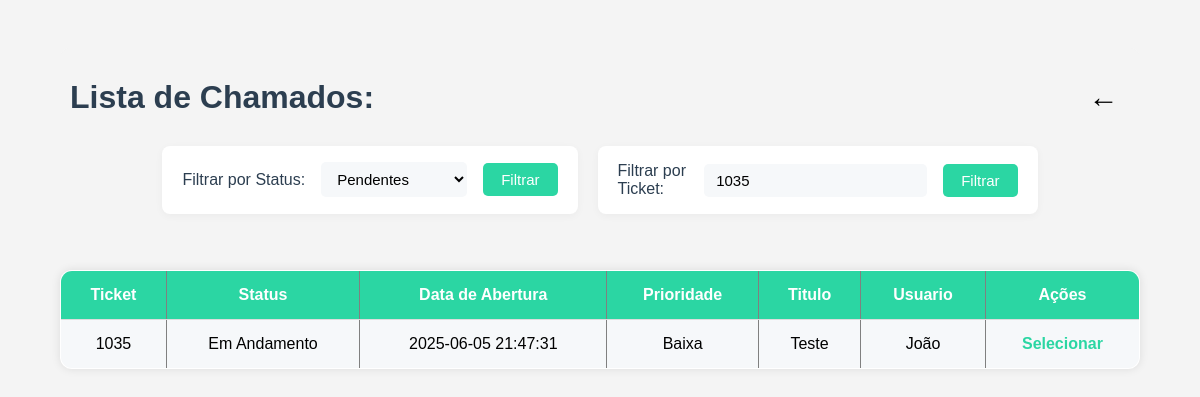
Page /dashboard/telaInicial/GerenciarChamados/listarChamados.php?chamadoId=1035 (signed in) on the earlier database version.
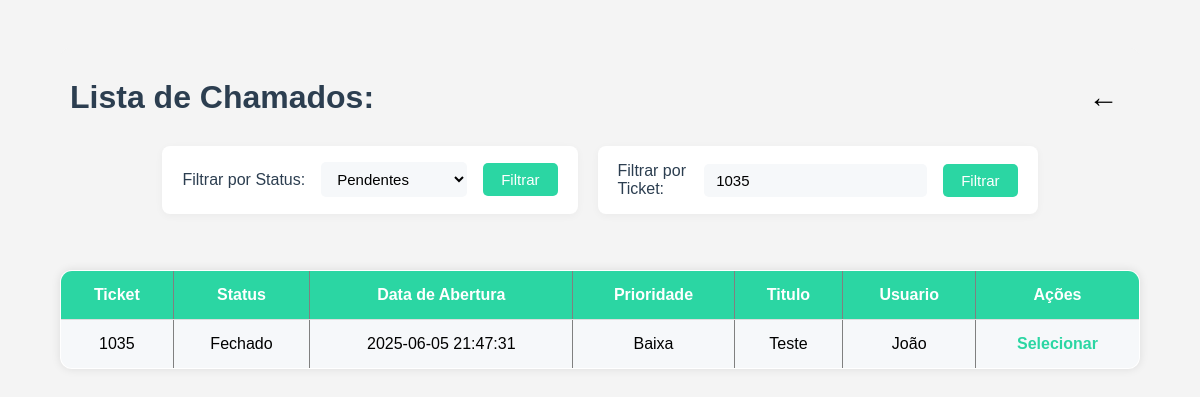
Same page on the later database version.
### tables this page shows
CREATE TABLE `chamados` (
  `chamadoId` int(20) NOT NULL,
  `status` varchar(20) NOT NULL,
  `tipoChamado` varchar(20) DEFAULT NULL,
  `tituloChamado` varchar(60) NOT NULL,
  `descricaoChamado` varchar(1000) DEFAULT NULL,
  `dtAbertura` datetime NOT NULL DEFAULT current_timestamp(),
  `dtFechamento` datetime DEFAULT NULL,
  `autorId` int(11) DEFAULT NULL,
  `autorNome` varchar(40) NOT NULL,
  `autorEmail` varchar(60) NOT NULL,
  `autorSetor` varchar(40) NOT NULL
);

### php/Conexao.php (called while the page is built, shortened)
<?php
    class Conexao{
        private $dbname = "glpi_teste";
        private $user = "root";
        private $password ="";
        private $host = "localhost";
        public function __construct() {
            try {
                $this->conn = new PDO("mysql:host=$this->host;dbname=$this->dbname", $this->user, $this->password);
            } catch (PDOException $e) {
                echo "Erro de conexão: " . $e->getMessage();
            }
        }
    }
?>

### php/Chamado.php (called while the page is built, shortened)
<?php
    require_once 'Conexao.php';
    class Chamado extends Conexao{
        public function listarChamadoPorTicket($idFiltro) {
            $sql = "SELECT * FROM chamados WHERE chamadoId = :chamadoId";
            $stmt = $this->conn->prepare($sql);
            $stmt->bindParam(':chamadoId', $idFiltro, PDO::PARAM_INT);
            $stmt->execute();
            return $stmt->fetchAll(PDO::FETCH_ASSOC);
        }
    }

### dashboard/telainicial/GerenciarChamados/listarChamados.php (the view, shortened to what this page needs)
<?php
require_once '../../../php/Chamado.php';
$chamado = new Chamado();
$statusFiltro = isset($_GET['status']) ? $_GET['status'] : '';
$idFiltro = isset($_GET['chamadoId']) ? $_GET['chamadoId'] : '';
if (empty($idFiltro)) {
    $chamados = $chamado->listarTodosChamadosPorId3($statusFiltro, $idFiltro);
} else {
    $chamados = $chamado->listarChamadoPorTicket($idFiltro);
}
?>
<!DOCTYPE html>
<html lang="en">
<head>
    <link rel="stylesheet" href="..\..\..\css/listagem.css">
</head>
<body>
    <div class="container">
        <div class="textos">
            <h1>Lista de Chamados:</h1>
            <a class="voltar" href="..\..\..\php\validacao.php">&#8592;</a>
        </div>
        <div class="filtros-container">
            <div class="filtroStatus">
                <form action="listarChamados.php" method="GET">
                    <label for="status">Filtrar por Status:</label>
                    <select name="status" id="status">
                        <option value="">Pendentes</option>
                    </select>
                    <button type="submit">Filtrar</button>
                </form>
            </div>
            <div class="filtroTicket">
                <form action="listarChamados.php" method="GET">
                    <label for="chamadoId">Filtrar por Ticket:</label>
                    <input type="number" name="chamadoId"
                        value="<?php echo isset($_GET['chamadoId']) ? $_GET['chamadoId'] : ''; ?>">
                    <button type="submit">Filtrar</button>
                </form>
            </div>
        </div>
        <br><br>
        <table border="1">
            <tr>
                <th>Ticket</th>
                <th>Status</th>
                <th>Data de Abertura</th>
                <th>Prioridade</th>
                <th>Titulo</th>
                <th>Usuario</th>
                <th>Ações</th>
            </tr>
            <?php
            foreach ($chamados as $chamados) {
                ?>
                <tr>
                    <td><?php echo $chamados['chamadoId']; ?></td>
                    <td><?php echo $chamados['status']; ?></td>
                    <td><?php echo $chamados['dtAbertura']; ?></td>
                    <td><?php echo $chamados['tipoChamado']; ?></td>
                    <td><?php echo $chamados['tituloChamado']; ?></td>
                    <td><?php echo $chamados['autorNome']; ?></td>
                    <td><a href="detalhesChamados.php?id=<?= $chamados['chamadoId']; ?>">Selecionar</a></td>
                </tr>
                <?php
            }
            ?>
        </table>
    </div>
</body>
</html>

Differences in the rows shown:
changed chamados "Baixa": status "Em Andamento" → "Fechado"
